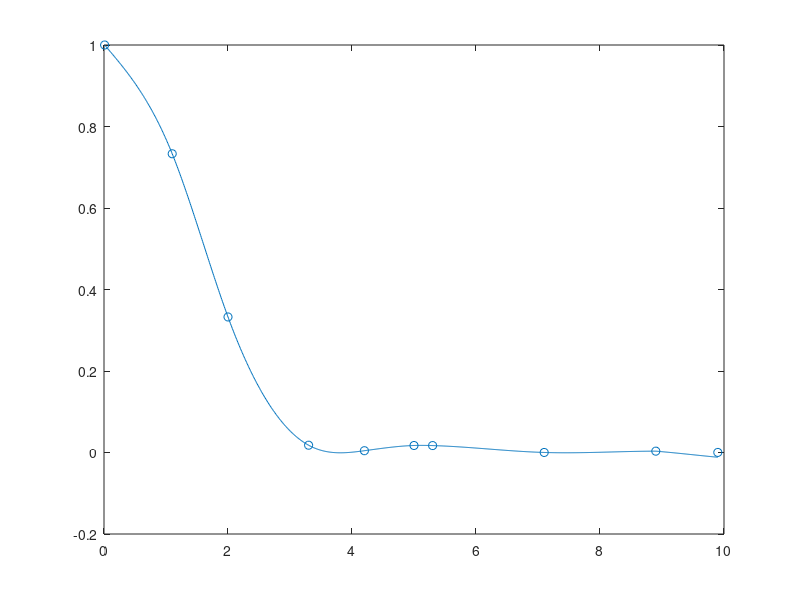

Reproduce this figure in MATLAB.
function [] = CSpline()
len = 10
x = [0.01  1.1  2  3.3  4.2  5.0  5.3 7.1  8.9  9.9];
fx = [1.0000    0.7331    0.3326    0.0179    0.0044    0.0172    0.0170    0.0001    0.0033    0.0002];

%plot (x,fx)


B = zeros(len-1,1);

Z = zeros(len-2,len);
for i = 2:len-1
        Z(i,i) = 2*(x(i) - x(i-1) + x(i+1) - x(i));
        Z(i,i+1) = x(i+1) - x(i);
        Z(i,i-1) = x(i) - x(i-1);
end
Z = Z(2:len-1,2:end-1);
Y = zeros(len-2,1);
for i = 2:len-1
    Y(i-1) = 3*(fx(i+1) - fx(i))/(x(i+1) - x(i)) + 3*(fx(i-1) - fx(i))/(x(i) - x(i-1));
end
Y;
size(Y);
size(Z);
W = linsolve(Z,Y);
W;
B=[0;W];

A = zeros(len-1,1); 
for i = 2:len-1
    A(i-1) = (B(i) - B(i-1))/(3*(x(i) - x(i-1)));
end
A(len-1) = B(len-1)*-1/(x(i) - x(i-1));

C = zeros(len-1,1);
for i =2:len-1
    C(i-1) =   (fx(i) - fx(i-1))/(x(i) - x(i-1)) - (B(i) + 2*B(i-1))*(x(i) - x(i-1))/3;
end
C(len-1) = (fx(len) - fx(len-1))/(x(len) - x(len-1)) - (2*B(i-1))*(x(i) - x(i-1))/3;

D = zeros(len-1,1);
for i = 1:len-1
    D(i) = fx(i);
end
x1 = [];
y1 = [];
fl = 1;
for i = 1:len-1
    for p = x(i):0.01:x(i+1)
       x1 = [x1,p];
       y1 = [y1,A(i)*(p-x(i))^3 + B(i)*(p-x(i))^2 + C(i)*(p-x(i)) + D(i)];
       if (fl)
           if (A(i)*(p-x(i))^3 + B(i)*(p-x(i))^2 + C(i)*(p-x(i)) + D(i)<1e-9)
           %print("The first minima is at %d",p)
           fl = 0;
           p
           end
       end
       
       %plot(x1,y1)
    %plot(p,A(i)*(p-x(i))^3 + B(i)*(p-x(i))^2 + C(i)*(p-x(i)) + D(i))
    end
end
x1;
y1;

plot(x1,y1)
hold on
scatter(x,fx)
hold off
    